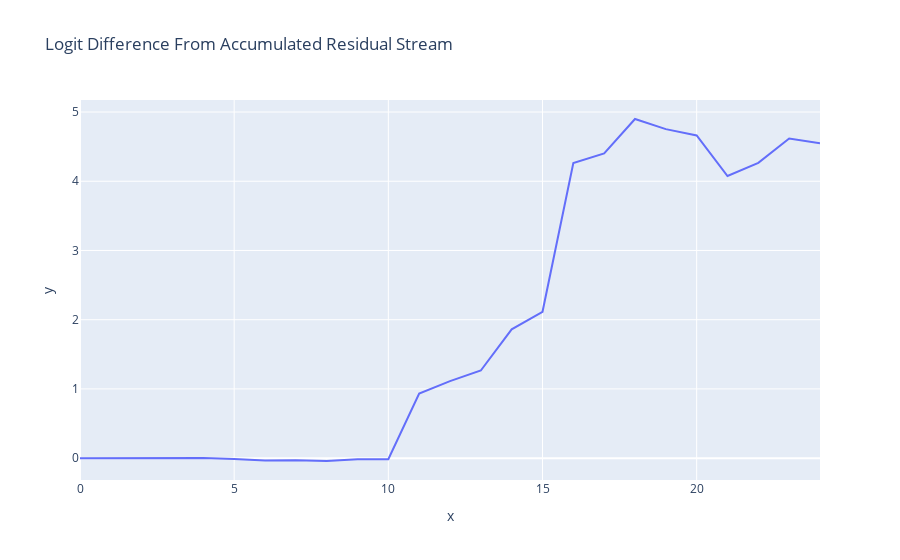

This figure's notebook cell:
### Code cell
accumulated_residual, labels = clean_cache.accumulated_resid(layer=-1, incl_mid=False, pos_slice=-1, return_labels=True)
logit_lens_logit_diffs = residual_stack_to_logit_diff(accumulated_residual, clean_cache)
line(logit_lens_logit_diffs, x=np.arange(model.cfg.n_layers+1), hover_name=labels, title="Logit Difference From Accumulated Residual Stream")

### Figure 1 — Plotly figure (JSON) as saved in the notebook; plotly's stock layout.template omitted (floating-point values rounded to 4 significant figures)
{"data": [{"hovertemplate": "x=%{x}<br>y=%{y}<extra></extra>", "legendgroup": "", "line": {"color": "#636efa", "dash": "solid"}, "marker": {"symbol": "circle"}, "mode": "lines", "name": "", "orientation": "v", "showlegend": false, "type": "scatter", "x": [0, 1, 2, 3, 4, 5, 6, 7, 8, 9, 10, 11, 12, 13, 14, 15, 16, 17, 18, 19, 20, 21, 22, 23, 24], "xaxis": "x", "y": [7.352e-05, -0.0009234, -0.005839, 0.0031, 0.0008299, -0.01072, -0.03241, -0.03158, -0.0412, -0.01671, -0.01427, 0.9332, 1.113, 1.266, 1.861, 2.115, 4.265, 4.402, 4.899, 4.753, 4.662, 4.076, 4.267, 4.618, 4.55], "yaxis": "y"}], "layout": {"legend": {"tracegroupgap": 0}, "title": {"text": "Logit Difference From Accumulated Residual Stream"}, "xaxis": {"anchor": "y", "domain": [0, 1], "title": {"text": "x"}}, "yaxis": {"anchor": "x", "domain": [0, 1], "title": {"text": "y"}}}}
